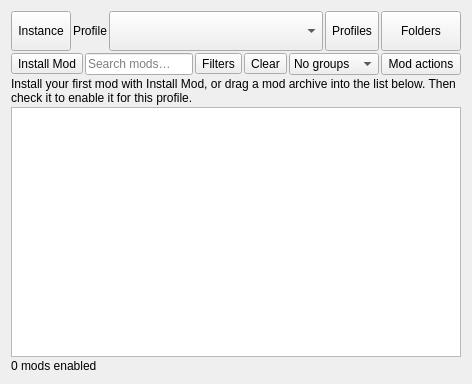
       <widget class="QWidget" name="layoutWidget">
        <layout class="QVBoxLayout" name="verticalLayout" stretch="0,0,1,0">
         <property name="spacing">
          <number>2</number>
         </property>
         <item>
          <layout class="QHBoxLayout" name="profileControls" stretch="0,0,1,0,0">
           <item>
            <widget class="QToolButton" name="gameButton">
             <property name="minimumSize"><size><width>0</width><height>40</height></size></property>
             <property name="maximumSize"><size><width>150</width><height>16777215</height></size></property>
             <property name="text"><string>Instance</string></property>
             <property name="accessibleName"><string>Current instance</string></property>
             <property name="toolTip"><string>Current instance. Open the instance manager.</string></property>
            </widget>
           </item>
           <item>
            <widget class="QLabel" name="label_3">
             <property name="sizePolicy">
              <sizepolicy hsizetype="Fixed" vsizetype="Preferred">
               <horstretch>0</horstretch>
               <verstretch>0</verstretch>
              </sizepolicy>
             </property>
             <property name="text">
              <string>Profile</string>
             </property>
             <property name="buddy">
              <cstring>profileBox</cstring>
             </property>
            </widget>
           </item>
           <item>
            <widget class="QComboBox" name="profileBox">
             <property name="minimumSize"><size><width>0</width><height>40</height></size></property>
             <property name="toolTip">
              <string>Choose the active profile.</string>
             </property>
             <property name="whatsThis">
              <string>Each profile keeps its own enabled mods and load order. Use Profiles to create or edit profiles.</string>
             </property>
             <property name="minimumContentsLength">
              <number>12</number>
             </property>
             <property name="sizeAdjustPolicy">
              <enum>QComboBox::AdjustToMinimumContentsLengthWithIcon</enum>
             </property>
            </widget>
           </item>
           <item>
            <widget class="QToolButton" name="profileActionsButton">
             <property name="minimumSize"><size><width>0</width><height>40</height></size></property>
             <property name="text">
              <string>Profiles</string>
             </property>
             <property name="toolTip">
              <string>Choose, create, copy, rename, or remove profiles.</string>
             </property>
             <property name="popupMode">
              <enum>QToolButton::DelayedPopup</enum>
             </property>
             <property name="toolButtonStyle">
              <enum>Qt::ToolButtonTextOnly</enum>
             </property>
            </widget>
           </item>
           <item>
            <widget class="QPushButton" name="openFolderMenu">
             <property name="minimumSize"><size><width>0</width><height>40</height></size></property>
             <property name="icon">
              <iconset resource="resources.qrc">
               <normaloff>:/MO/gui/open_folder</normaloff>:/MO/gui/open_folder</iconset>
             </property>
             <property name="text">
              <string>Folders</string>
             </property>
             <property name="accessibleName"><string>Open folders</string></property>
             <property name="toolTip">
              <string>Open setup, game, and profile folders.</string>
             </property>
            </widget>
           </item>
          </layout>
         </item>
         <item>
          <layout class="QHBoxLayout" name="modSearchControls" stretch="0,1,0,0,0,0">
           <item>
            <widget class="QToolButton" name="installModButton">
             <property name="text"><string>Install Mod</string></property>
             <property name="toolTip"><string>Install a mod from an archive.</string></property>
             <property name="accessibleName"><string>Install Mod</string></property>
             <property name="toolButtonStyle"><enum>Qt::ToolButtonTextBesideIcon</enum></property>
            </widget>
           </item>
           <item>
            <widget class="MOBase::LineEditClear" name="modFilterEdit">
             <property name="placeholderText">
              <string>Search mods…</string>
             </property>
             <property name="accessibleName">
              <string>Search mods</string>
             </property>
             <property name="toolTip">
              <string>Search by mod name, author, uploader, or Nexus ID. Visible Category and Notes columns are also searched.</string>
             </property>
            </widget>
           </item>
           <item>
           <widget class="QToolButton" name="modFiltersButton">
             <property name="text"><string>Filters</string></property>
             <property name="toolTip"><string>Filter mods by enabled state, conflicts, updates, categories, or content.</string></property>
             <property name="popupMode"><enum>QToolButton::InstantPopup</enum></property>
             <property name="toolButtonStyle"><enum>Qt::ToolButtonTextOnly</enum></property>
            </widget>
           </item>
           <item>
            <widget class="QToolButton" name="clearModFiltersButton">
             <property name="visible"><bool>false</bool></property>
             <property name="text"><string>Clear</string></property>
             <property name="toolTip"><string>Clear the mod search and all selected filters.</string></property>
             <property name="accessibleName"><string>Clear mod filters</string></property>
            </widget>
           </item>
           <item>
            <widget class="QComboBox" name="groupCombo">
             <item>
              <property name="text">
               <string>No groups</string>
              </property>
             </item>
             <item>
              <property name="text">
               <string>Categories</string>
              </property>
             </item>
             <item>
              <property name="text">
               <string>Nexus IDs</string>
              </property>
             </item>
             <property name="accessibleName">
              <string>Group mods</string>
             </property>
             <property name="toolTip">
              <string>Group the mod list.</string>
             </property>
             <property name="focusPolicy">
              <enum>Qt::StrongFocus</enum>
             </property>
            </widget>
           </item>
           <item>
            <widget class="QPushButton" name="listOptionsBtn">
             <property name="maximumSize">
              <size>
               <width>16777215</width>
               <height>16777215</height>
              </size>
             </property>
             <property name="icon">
              <iconset resource="resources.qrc">
               <normaloff>:/MO/gui/settings</normaloff>:/MO/gui/settings</iconset>
             </property>
             <property name="iconSize">
              <size>
               <width>16</width>
               <height>16</height>
              </size>
             </property>
             <property name="text">
              <string>Mod actions</string>
             </property>
             <property name="accessibleName"><string>Mod actions</string></property>
             <property name="toolTip">
              <string>Mod list actions</string>
             </property>
             <property name="whatsThis">
              <string>Install, create, or manage mods in this setup.</string>
             </property>
            </widget>
           </item>
          </layout>
         </item>
         <item>
          <widget class="QLabel" name="modListGuidance">
           <property name="visible"><bool>false</bool></property>
           <property name="wordWrap"><bool>true</bool></property>
           <property name="textFormat"><enum>Qt::PlainText</enum></property>
           <property name="text"><string>Install your first mod with Install Mod, or drag a mod archive into the list below. Then check it to enable it for this profile.</string></property>
           <property name="margin"><number>6</number></property>
          </widget>
         </item>
         <item>
          <widget class="ModListView" name="modList">
           <property name="minimumSize">
            <size>
             <width>330</width>
             <height>250</height>
            </size>
           </property>
           <property name="contextMenuPolicy">
            <enum>Qt::CustomContextMenu</enum>
           </property>
           <property name="whatsThis">
            <string>Install a mod using Install Mod or drag an archive into this list. Check a mod to enable it for the current profile. Drag mods to change file priority: when enabled mods provide the same file, the higher priority number wins. Game plugin load order is managed separately in the Plugins tab.</string>
           </property>
           <property name="styleSheet">
            <string notr="true" />
           </property>
           <property name="editTriggers">
            <set>QAbstractItemView::EditKeyPressed|QAbstractItemView::SelectedClicked</set>
           </property>
           <property name="showDropIndicator" stdset="0">
            <bool>true</bool>
           </property>
           <property name="dragEnabled">
            <bool>true</bool>
           </property>
           <property name="dragDropMode">
            <enum>QAbstractItemView::DragDrop</enum>
           </property>
           <property name="defaultDropAction">
            <enum>Qt::MoveAction</enum>
           </property>
           <property name="alternatingRowColors">
            <bool>true</bool>
           </property>
           <property name="selectionMode">
            <enum>QAbstractItemView::ExtendedSelection</enum>
           </property>
           <property name="selectionBehavior">
            <enum>QAbstractItemView::SelectRows</enum>
           </property>
           <property name="indentation">
            <number>20</number>
           </property>
           <property name="uniformRowHeights">
            <bool>true</bool>
           </property>
           <property name="itemsExpandable">
            <bool>true</bool>
           </property>
           <property name="sortingEnabled">
            <bool>true</bool>
           </property>
           <property name="expandsOnDoubleClick">
            <bool>false</bool>
           </property>
           <attribute name="headerDefaultSectionSize">
            <number>39</number>
           </attribute>
           <attribute name="headerShowSortIndicator" stdset="0">
            <bool>true</bool>
           </attribute>
           <attribute name="headerStretchLastSection">
            <bool>false</bool>
           </attribute>
          </widget>
         </item>
         <item>
          <layout class="QHBoxLayout" name="modListStatus">
           <item>
            <widget class="QLabel" name="activeModsCounter">
             <property name="text">
              <string>0 mods enabled</string>
             </property>
             <property name="whatsThis">
              <string>Enabled mods in this profile. When filtering, also shows how many mods match. Hover for a detailed breakdown.</string>
             </property>
            </widget>
           </item>
           <item>
            <spacer name="modCountSpacer">
             <property name="orientation">
              <enum>Qt::Horizontal</enum>
             </property>
             <property name="sizeHint" stdset="0">
              <size>
               <width>0</width>
               <height>0</height>
              </size>
             </property>
            </spacer>
           </item>
           <item>
            <widget class="QLabel" name="currentCategoryLabel">
             <property name="textFormat">
              <enum>Qt::PlainText</enum>
             </property>
             <property name="wordWrap">
              <bool>true</bool>
             </property>
            </widget>
           </item>
          </layout>
         </item>
        </layout>

       </widget>
